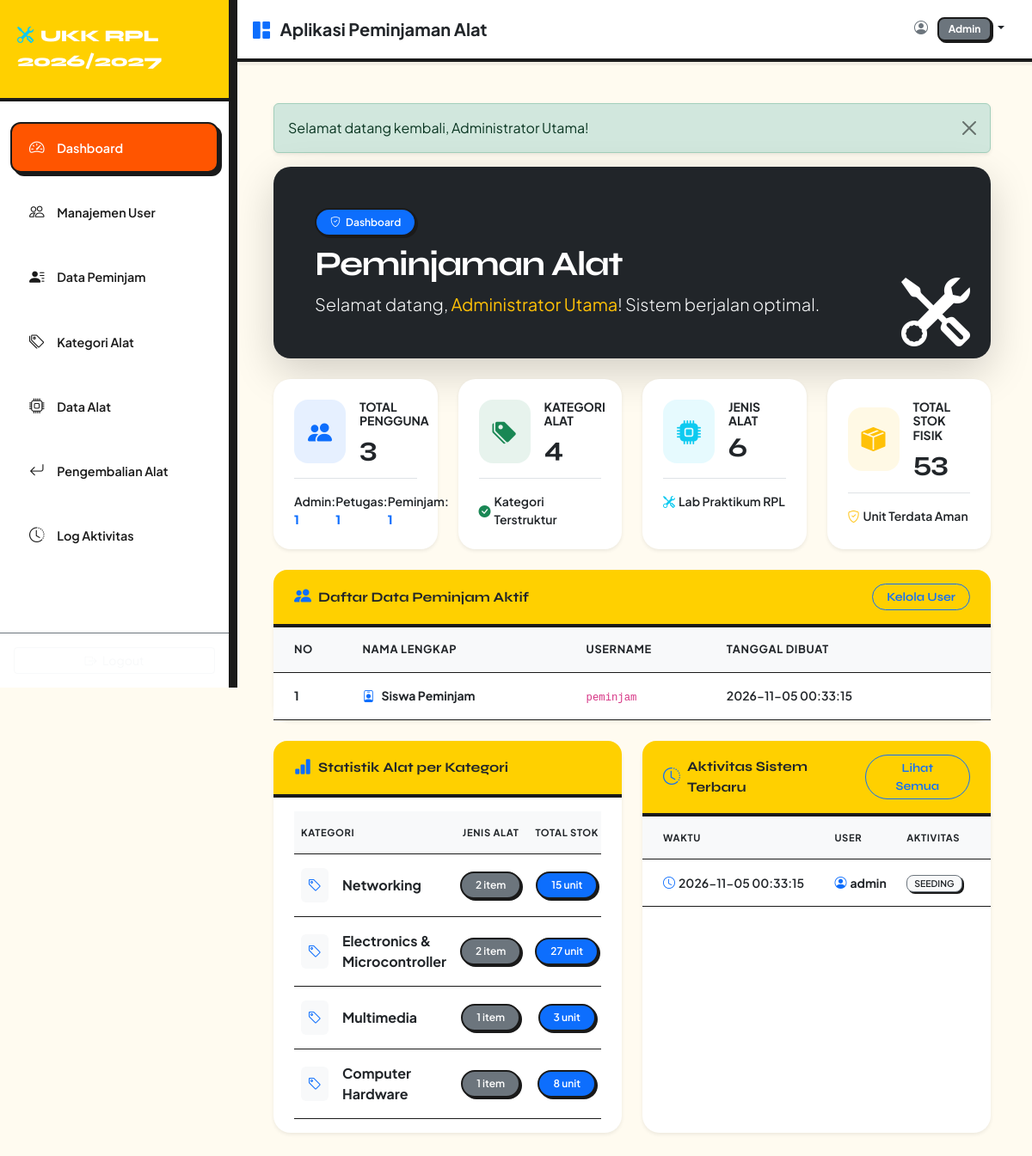
Screenshot of /public/index.php?route=admin/dashboard (signed in) with the database file from the repository.
### tables this page shows
CREATE TABLE users (
    id_user INT AUTO_INCREMENT PRIMARY KEY,
    nama_lengkap VARCHAR(100) NOT NULL,
    username VARCHAR(50) NOT NULL UNIQUE,
    password VARCHAR(255) NOT NULL,
    role ENUM('admin', 'petugas', 'peminjam') NOT NULL,
    created_at TIMESTAMP DEFAULT CURRENT_TIMESTAMP,
    INDEX idx_username (username),
    INDEX idx_role (role)
);

CREATE TABLE log_aktivitas (
    id_log INT AUTO_INCREMENT PRIMARY KEY,
    id_user INT NOT NULL,
    aktivitas VARCHAR(100) NOT NULL,
    deskripsi TEXT,
    ip_address VARCHAR(45),
    created_at TIMESTAMP DEFAULT CURRENT_TIMESTAMP,
    FOREIGN KEY (id_user) REFERENCES users(id_user) ON DELETE CASCADE ON UPDATE CASCADE,
    INDEX idx_user_log (id_user),
    INDEX idx_created (created_at)
);

### views/admin/dashboard.php (the view, shortened to what the rows shown need)
<?php
require_once __DIR__ . '/../layouts/header.php';
require_once __DIR__ . '/../layouts/navbar.php';
$totalUsers = $totalUsers ?? 0;
$totalKategori = $totalKategori ?? 0;
$totalAlat = $totalAlat ?? 0;
$totalStok = $totalStok ?? 0;
$recentLogs = $recentLogs ?? [];
$userModel = new User();
$daftarPeminjam = $userModel->getAll('peminjam');
?>
<div class="card shadow-lg mb-4 border-0 overflow-hidden position-relative bg-dark text-white">
    <div class="card-body p-4 p-md-5 position-relative z-1">
        <h1 class="display-6 fw-bold mb-2 text-white">Peminjaman Alat</h1>
    </div>
</div>
<div class="row g-4 mb-4">
    <div class="col-xl-3 col-md-6">
        <div class="card border-0 shadow-sm h-100 bg-white">
            <div class="card-body p-4">
                <div class="d-flex align-items-center">
                    <div class="flex-grow-1 ms-3">
                        <h2 class="fw-bold text-dark mb-0"><?php echo number_format((int)$totalUsers); ?></h2>
                    </div>
                </div>
            </div>
        </div>
    </div>
    <div class="col-xl-3 col-md-6">
        <div class="card border-0 shadow-sm h-100 bg-white">
            <div class="card-body p-4">
                <div class="d-flex align-items-center">
                    <div class="flex-grow-1 ms-3">
                        <h2 class="fw-bold text-dark mb-0"><?php echo number_format((int)$totalKategori); ?></h2>
                    </div>
                </div>
            </div>
        </div>
    </div>
    <div class="col-xl-3 col-md-6">
        <div class="card border-0 shadow-sm h-100 bg-white">
            <div class="card-body p-4">
                <div class="d-flex align-items-center">
                    <div class="flex-grow-1 ms-3">
                        <h2 class="fw-bold text-dark mb-0"><?php echo number_format((int)$totalAlat); ?></h2>
                    </div>
                </div>
            </div>
        </div>
    </div>
    <div class="col-xl-3 col-md-6">
        <div class="card border-0 shadow-sm h-100 bg-white">
            <div class="card-body p-4">
                <div class="d-flex align-items-center">
                    <div class="flex-grow-1 ms-3">
                        <h2 class="fw-bold text-dark mb-0"><?php echo number_format((int)$totalStok); ?></h2>
                    </div>
                </div>
            </div>
        </div>
    </div>
</div>
<div class="row g-4 mb-4">
    <div class="col-12">
        <div class="card border-0 shadow-sm">
            <div class="card-body p-0">
                <div class="table-responsive">
                    <table class="table table-hover align-middle mb-0 small">
                        <thead class="table-light">
                            <tr>
                                <th class="ps-4 py-3 text-dark fw-bold text-uppercase">No</th>
                                <th class="py-3 text-dark fw-bold text-uppercase">Nama Lengkap</th>
                                <th class="py-3 text-dark fw-bold text-uppercase">Username</th>
                                <th class="pe-4 py-3 text-dark fw-bold text-uppercase">Tanggal Dibuat</th>
                            </tr>
                        </thead>
                        <tbody>
                            <?php if (empty($daftarPeminjam)): ?>
                                <tr><td colspan="4" class="text-center py-4 text-dark fw-semibold">Belum ada data peminjam.</td></tr>
                            <?php else: ?>
                                <?php foreach ($daftarPeminjam as $index => $p): ?>
                                    <tr>
                                        <td class="ps-4 py-3 text-dark fw-bold"><?php echo $index + 1; ?></td>
                                        <td class="fw-bold text-dark py-3"><i class="bi bi-person-badge text-primary me-2"></i><?php echo htmlspecialchars($p['nama_lengkap'] ?? ''); ?></td>
                                        <td class="py-3"><code><?php echo htmlspecialchars($p['username'] ?? ''); ?></code></td>
                                        <td class="pe-4 py-3 text-dark fw-semibold"><?php echo htmlspecialchars($p['created_at'] ?? ''); ?></td>
                                    </tr>
                                <?php endforeach; ?>
                            <?php endif; ?>
                        </tbody>
                    </table>
                </div>
            </div>
        </div>
    </div>
</div>
<div class="row g-4">
    <div class="col-lg-6">
        <div class="card border-0 shadow-sm h-100">
            <div class="card-body px-4">
                <div class="table-responsive">
                    <table class="table table-hover align-middle mb-0">
                        <thead class="table-light">
                            <tr>
                                <th class="py-3 text-dark fw-bold small text-uppercase">Kategori</th>
                                <th class="text-center py-3 text-dark fw-bold small text-uppercase">Jenis Alat</th>
                                <th class="text-center py-3 text-dark fw-bold small text-uppercase">Total Stok</th>
                            </tr>
                        </thead>
                    </table>
                </div>
            </div>
        </div>
    </div>
    <div class="col-lg-6">
        <div class="card border-0 shadow-sm h-100">
            <div class="card-body p-0">
                <div class="table-responsive">
                    <table class="table table-hover mb-0 align-middle small">
                        <thead class="table-light">
                            <tr>
                                <th class="ps-4 py-3 text-dark fw-bold small text-uppercase">Waktu</th>
                                <th class="py-3 text-dark fw-bold small text-uppercase">User</th>
                                <th class="pe-4 py-3 text-dark fw-bold small text-uppercase">Aktivitas</th>
                            </tr>
                        </thead>
                        <tbody>
                            <?php if (empty($recentLogs)): ?>
                                <tr><td colspan="3" class="text-center py-4 text-dark fw-semibold">Belum ada aktivitas tercatat.</td></tr>
                            <?php else: ?>
                                <?php foreach ($recentLogs as $log): ?>
                                    <tr>
                                        <td class="ps-4 text-dark fw-semibold py-3" style="white-space: nowrap;"><i class="bi bi-clock me-1 text-primary"></i><?php echo htmlspecialchars($log['created_at'] ?? ''); ?></td>
                                        <td class="py-3"><span class="fw-bold text-dark"><i class="bi bi-person-circle text-primary me-1"></i><?php echo htmlspecialchars($log['username'] ?? ''); ?></span></td>
                                        <td class="pe-4 py-3"><span class="badge bg-light text-dark border border-secondary px-2 py-1 fw-semibold"><?php echo htmlspecialchars($log['aktivitas'] ?? ''); ?></span></td>
                                    </tr>
                                <?php endforeach; ?>
                            <?php endif; ?>
                        </tbody>
                    </table>
                </div>
            </div>
        </div>
    </div>
</div>
<?php require_once __DIR__ . '/../layouts/footer.php'; ?>

### rows the page displays
users: nama_lengkap "Siswa Peminjam", username "peminjam", created_at "2026-11-05 00:33:15"
log_aktivitas: created_at "2026-11-05 00:33:15", id_user.username "admin", aktivitas "SEEDING"

### other values shown
$_SESSION['role'] "Admin"
$flash['message'] "Selamat datang kembali, Administrator Utama!"
$_SESSION['nama_lengkap'] "Administrator Utama"
$totalUsers "3"
$totalAdmin "1"
$totalPetugas "1"
$totalPeminjam "1"
$totalKategori "4"
$totalAlat "6"
$totalStok "53"
$stat['nama_kategori'] "Networking"
$stat['total_alat'] "2"
$stat['total_stok'] "15"
$stat['nama_kategori'] "Electronics & Microcontroller"
$stat['total_stok'] "27"
